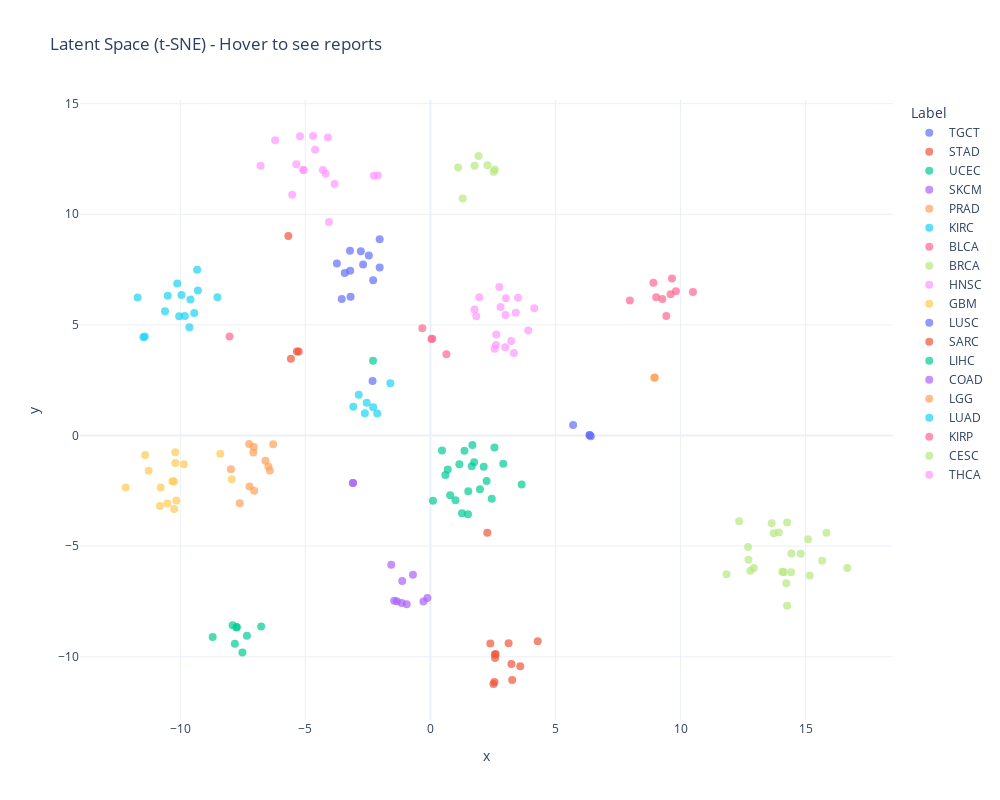

The notebook cell this image was saved under:
### Code cell
from sklearn.manifold import TSNE
print("Running t-SNE...")
tsne = TSNE(n_components=2, random_state=42, perplexity=min(30, len(embeddings)-1))
emb_2d = tsne.fit_transform(embeddings)

# Interactive Plot
plot_latent_space_interactive(
    emb_2d, 
    labels, 
    texts, 
    title="Latent Space (t-SNE) - Hover to see reports"
)
